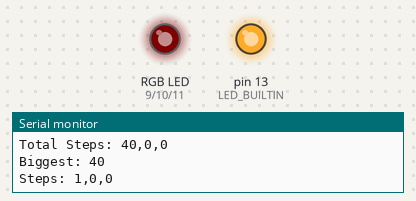
Bench run of a sketch on a simulated Arduino Nano, built with avr-gcc and run on an emulated ATmega328P. Shown: an RGB LED mixed from three pins (HIGH = lit), output pins drawn as LEDs (lit = HIGH), the last lines printed to the serial monitor. Dim RGB values are drawn brighter than linear.

Above: at 0.05 s.
At 1.05 s:
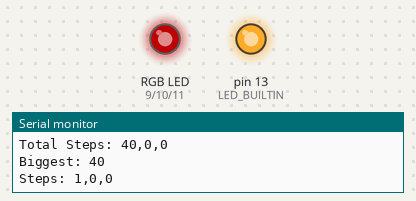
At 2.1 s:
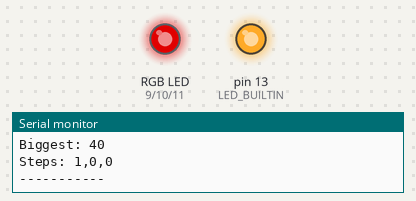
At 3.7 s:
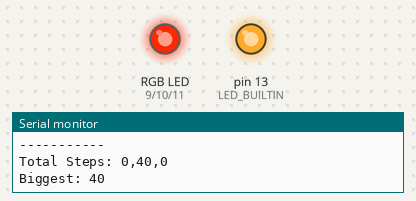
At 6.85 s:
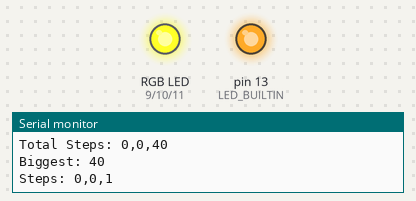
At 10.0 s:
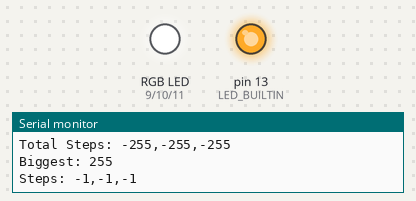
Timing chart, 0 to 13.0 s (numbered marks = the images above):
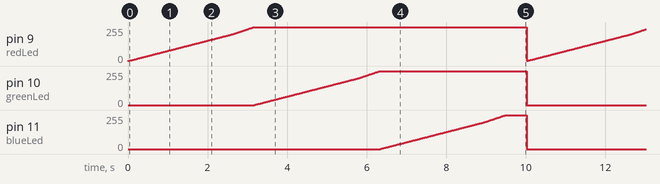

Measured:
- by itself, pin 9 (redLed): ramps from 1/255 to 255/255 and jumps back, once every 10.0 s
- by itself, pin 10 (greenLed), pin 11 (blueLed): ramps from 0/255 to 255/255 and jumps back, once every 10.0 s

The sketch:

firmware.ino
```cpp
/**
   Fun Leds v0.1

   Simple led controller, Arduino part.

   See: https://github.com/feri/funleds

   Ferenc Szekely (c) 2020
**/

/* color definitions */
#include "colors.h"

String ver = "0.1";

// enable / disable debug mode
#define DEBUG

/* output pins where the leds are connected on the Arduino Nano */
#define redLed 9
#define greenLed 10
#define blueLed 11

static boolean debug = false;

int leds[] = {redLed, greenLed, blueLed};

const int num = 3;
int prevStates[num];

float in = 0;
float out = 0;

const int rows = 2;
const int columns = 5;
//float color[3] = black;
//float fade[2] = {in, out};

typedef struct rgb {
  int rval;
  int gval;
  int bval;
} rgb;

typedef struct showStruct {
  struct rgb color;
  float in;
  float out;
} showStruct;

int items = 19;
struct showStruct *previous, *current;
//struct showStruct show[] = {{black, 0, 0}, {red, 1, 0}, {green, 1, 0}, {blue, 1, 0}, {white, 2, 2}};
//struct showStruct show[] = {
//  {{0, 0, 0}, 1, 0},
//  {{40, 0, 0}, 1, 0},
//  {{80, 0, 0}, 1, 0},
//  {{120, 0, 0}, 1, 0},
//  {{160, 0, 0}, 1, 0},
//  {{200, 0, 0}, 1, 0},
//  {{255, 0, 0}, 1, 0},
//  {{200, 0, 0}, 1, 0},
//  {{160, 0, 0}, 1, 0},
//  {{120, 0, 0}, 1, 0},
//  {{80, 0, 0}, 1, 0},
//  {{40, 0, 0}, 1, 0},
//  {{0, 0, 0}, 1, 0},
//  {{0, 40, 0}, 1, 0},
//  {{0, 80, 0}, 1, 0},
//  {{0, 120, 0}, 1, 0},
//  {{0, 160, 0}, 1, 0},
//  {{0, 200, 0}, 1, 0},
//  {{0, 255, 0}, 1, 0},
//  {{0, 200, 0}, 1, 0},
//  {{0, 160, 0}, 1, 0},
//  {{0, 120, 0}, 1, 0},
//  {{0, 80, 0}, 1, 0},
//  {{0, 40, 0}, 1, 0},
//  {{0, 0, 0}, 1, 0}
//};

struct showStruct show[] = {
  {{0, 0, 0}, 0.5, 0},
  {{40, 0, 0}, 0.5, 0},
  {{80, 0, 0}, 0.5, 0},
  {{120, 0, 0}, 0.5, 0},
  {{160, 0, 0}, 0.5, 0},
  {{200, 0, 0}, 0.5, 0},
  {{255, 0, 0}, 0.5, 0},
  {{255, 40, 0}, 0.5, 0},
  {{255, 80, 0}, 0.5, 0},
  {{255, 120, 0}, 0.5, 0},
  {{255, 160, 0}, 0.5, 0},
  {{255, 200, 0}, 0.5, 0},
  {{255, 255, 0}, 0.5, 0},
  {{255, 255, 40}, 0.5, 0},
  {{255, 255, 80}, 0.5, 0},
  {{255, 255, 120}, 0.5, 0},
  {{255, 255, 160}, 0.5, 0},
  {{255, 255, 200}, 0.5, 0},
  {{255, 255, 255}, 0.5, 0},
};

/**
 * Sends greetings via serial port.
 * Resets all inputs and outputs.
 */
void trace(String message, bool newline = false) {
  if (debug) {
    newline ? Serial.println(message) : Serial.print(message);
  }
}

/**
 * Sends greetings via serial port.
 * Resets all inputs and outputs.
 */
void setup() {
  Serial.begin(115200);
  Serial.print("Fun Leds v");
  Serial.println(ver);

#ifdef DEBUG
  debug = true;
  Serial.println("************* DEBUG MODE *************");
#endif

  pinMode(LED_BUILTIN, OUTPUT);

  pinMode(redLed, OUTPUT);
  pinMode(greenLed, OUTPUT);
  pinMode(blueLed, OUTPUT);

  setLed(redLed, 0);
  setLed(greenLed, 0);
  setLed(blueLed, 0);

  digitalWrite(LED_BUILTIN, HIGH);

#ifdef DEBUG
  Serial.println(sizeof(show));
  Serial.println("-------------");
#endif

  previous = current = &show[0];
}

/**
 *  Sets intesity of a led
 */
void setLed(int led, int val) {
  prevStates[led] = val;
  analogWrite(led, val);
#ifdef DEBUG
//  Serial.print("led: ");
//  Serial.println(led);
//  Serial.print(" set to: ");
//  Serial.println(val);
#endif
}

/**
 * Process the light show definition stored in show[]
 */
void process(showStruct previous, showStruct current) {
  // instant switch on
  if (current.in == 0) {
      setLed(redLed, current.color.rval);
      setLed(greenLed, current.color.gval);
      setLed(blueLed, current.color.bval);
      return;
  }

  int redSteps = current.color.rval - previous.color.rval;
  int greenSteps = current.color.gval - previous.color.gval;
  int blueSteps = current.color.bval - previous.color.bval;

#ifdef DEBUG
  Serial.print("Total Steps: ");
  Serial.print(redSteps);
  Serial.print(',');
  Serial.print(greenSteps);
  Serial.print(',');
  Serial.println(blueSteps);
#endif

  // find the biggest step among colors
  int biggest = abs(redSteps);
  biggest < abs(greenSteps) ? biggest = abs(greenSteps) : 1;
  biggest < abs(blueSteps) ? biggest = abs(blueSteps) : 1;

  // figure out how much to sleep between setting new value
  int sleep = ceil((current.in * 1000) / biggest);

  int redStep, greenStep, blueStep;
  redStep = greenStep = blueStep = 0;

#ifdef DEBUG
  Serial.print("Biggest: ");
  Serial.println(biggest);
#endif

  (redSteps != 0) ? redStep = (int)(biggest / redSteps) : 1;
  (greenSteps != 0) ? greenStep = (int)(biggest / greenSteps) : 1;
  (blueSteps != 0 ) ? blueStep = (int)(biggest / blueSteps) : 1;

#ifdef DEBUG
  Serial.print("Steps: ");
  Serial.print(redStep);
  Serial.print(',');
  Serial.print(greenStep);
  Serial.print(',');
  Serial.println(blueStep);
#endif

  for (int i = 0; i < biggest ; i++) {
    setLed(redLed, prevStates[redLed] += redStep);
    setLed(greenLed, prevStates[greenLed] += greenStep);
    setLed(blueLed, prevStates[blueLed] += blueStep);
    delay(sleep);
  }

#ifdef DEBUG
  Serial.println("-----------");
#endif
}

/**
 * Visual indication if the controller is OK.
 */
void heartBeat() {
  digitalWrite(LED_BUILTIN, HIGH);
  delay(100);
  digitalWrite(LED_BUILTIN, LOW);
  delay(100);
}

/**
 * Main loop runs forever
 */
void loop() {
  //heartBeat();
  for (int i=0; i < items; i++) {
    previous = current;
    current = &show[i];
    process(*previous, *current);
  }
}
```

colors.h
```cpp
/**
   Fun Leds v0.1

   Color definition file

   See: https://github.com/feri/funleds

   Ferenc Szekely (c) 2020
**/

#define black {0, 0, 0}
#define red {255, 0, 0}
#define green {0, 255, 0}
#define blue {0, 0, 255}
#define white {255, 255, 255}
```
